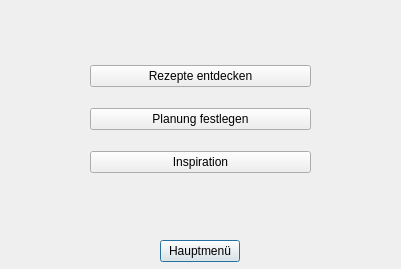
<?xml version="1.0" encoding="UTF-8"?>
<ui version="4.0">
 <class>WindowEssenspl</class>
 <widget class="QDialog" name="WindowEssenspl">
  <property name="geometry">
   <rect>
    <x>0</x>
    <y>0</y>
    <width>401</width>
    <height>269</height>
   </rect>
  </property>
  <property name="windowTitle">
   <string>Dialog</string>
  </property>
  <widget class="QPushButton" name="cmdHauptmenu">
   <property name="geometry">
    <rect>
     <x>160</x>
     <y>240</y>
     <width>80</width>
     <height>22</height>
    </rect>
   </property>
   <property name="text">
    <string>Hauptmenü</string>
   </property>
  </widget>
  <widget class="QWidget" name="">
   <property name="geometry">
    <rect>
     <x>90</x>
     <y>50</y>
     <width>221</width>
     <height>141</height>
    </rect>
   </property>
   <layout class="QVBoxLayout" name="verticalLayout">
    <item>
     <widget class="QPushButton" name="cmdRzptEntdecken">
      <property name="text">
       <string>Rezepte entdecken</string>
      </property>
     </widget>
    </item>
    <item>
     <widget class="QPushButton" name="cmdPlanung">
      <property name="text">
       <string>Planung festlegen</string>
      </property>
     </widget>
    </item>
    <item>
     <widget class="QPushButton" name="cmdInspiration">
      <property name="text">
       <string>Inspiration</string>
      </property>
     </widget>
    </item>
   </layout>
  </widget>
 </widget>
 <resources/>
 <connections/>
</ui>
